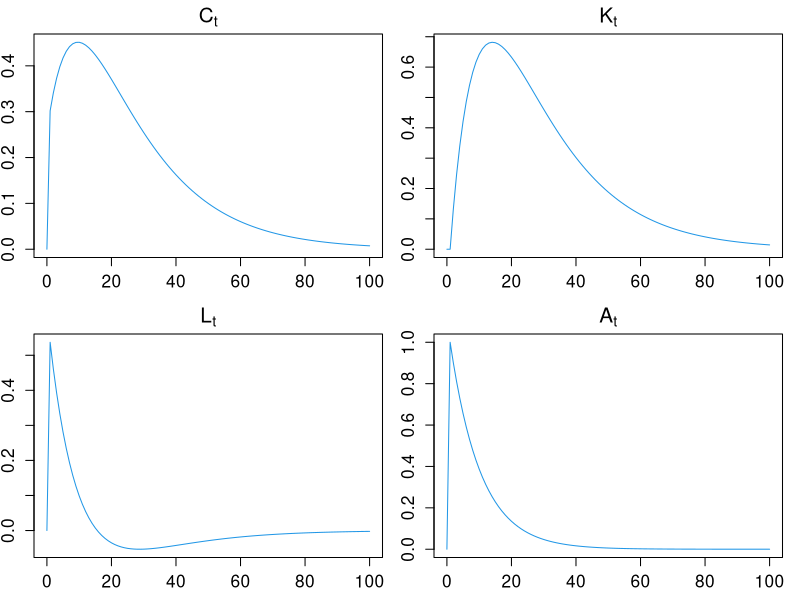

This chart was generated by the following R code:
#==================================================
# Chapter 6, RBC model (linear approximation)
#   modified on 2019/10/19
#==================================================

"%+%" <- function(x, y) paste(x, y, sep = "")
# figpath <- "../../figs/"
figpath <- "./"

alpha <- 0.3
beta <- 0.99
delta <- 0.025
mu <- 1.0
gamma <- 1.0
rho <- 0.9

Astar <- 1
rstar <- 1/beta + delta - 1
K_L <- (rstar/alpha/Astar)^(1/(alpha-1))
Y_L <- Astar*K_L^alpha
C_L <- Y_L-delta*K_L
wstar <- (1-alpha)*Astar*K_L^alpha
Lstar <- (wstar/(gamma+1)/mu)^(1/(gamma+1))*C_L^(-1/(gamma+1))
Kstar <- K_L*Lstar
Ystar <- Y_L*Lstar
Cstar <- C_L*Lstar
Rstar <- rstar+1

nvar <- 7
Bmat <- matrix(0, nvar, nvar)
Cmat <- matrix(0, nvar, nvar)

Bmat[2,1] <- 1.0
Bmat[2,5] <- -Rstar*beta
Bmat[6,6] <- Kstar
Bmat[7,7] <- 1.0

Cmat[1,1] <- 1.0
Cmat[1,2] <- gamma
Cmat[1,4] <- -1.0
Cmat[2,1] <- 1.0
Cmat[3,2] <- -alpha+1.0
Cmat[3,3] <- -1.0
Cmat[3,6] <- alpha
Cmat[3,7] <- 1.0
Cmat[4,2] <- -alpha
Cmat[4,4] <- -1.0
Cmat[4,6] <- alpha
Cmat[4,7] <- 1.0
Cmat[5,2] <- -alpha+1.0
Cmat[5,5] <- -Rstar/(Rstar-1.0)
Cmat[5,6] <- alpha-1.0
Cmat[5,7] <- 1.0
Cmat[6,1] <- -Cstar
Cmat[6,3] <- Ystar
Cmat[6,6] <- -Kstar*(delta-1.0)
Cmat[7,7] <- rho

A <- solve(Cmat) %*% Bmat

# Policy/Transition Function を求める関数
# 加藤涼[2007]も参照

W <- eigen(A)[[2]]
theta <- eigen(A)[[1]]
Q <- solve(W)

ntheta <- length(theta)

## Extract unstable vectors
sjjw <- which(theta - 1.0 < 0)
n <- length(sjjw)
UQ <- Q[sjjw,]

## Extract stable vectors
sjw <- setdiff(c(1:ntheta),sjjw) 
k <- length(sjw)
SQ <- Q[sjw,]

## Extract stable roots
VLL <- theta[sjw]
VL <- diag(1.0/VLL)

# Elements in Q
PA <- UQ[1:n,1:n]
PB <- UQ[1:n,(n+1):(n+k)]
PC <- SQ[1:k,1:n]
PD <- SQ[1:k,(n+1):(n+k)]
P <- -solve(PA) %*% PB
PE <- PC %*% P + PD 

# Solution
AA  <- solve(PE) %*% VL %*% PE

# funcition for simulation
rbc_sim <- function(AA, P, len_t, S_0){
  Ss <- S_0
  S <- matrix(0, nrow=len_t-1, ncol=ncol(AA))
  for (i in 1:(len_t-1)){
    q <- AA %*% Ss
    S[i,] <- t(q)
    Ss <- S[i,]
  }
  SY <- rbind(t(S1), S)
  X <- t(P %*% t(SY))
  return(list(X, SY))
}

# Time span
nsim <- 100

# Initial Values
S1 <- matrix(c(0, 1), ncol=1)

# SIMULATION
simrslt <- rbc_sim(AA, P, nsim, S1) 
X <- simrslt[[1]]
SY  <- simrslt[[2]]

# C,L,Y,w,R,K,A
par(mfrow=c(2,2), ps = 15, mai = c(0.85, 0.68, 0.68, 0.35)*0.5)
plot(cbind(0:nsim, c(0, X[, 1])),  typ = "l", col = 4, lwd = 1, xlab = "", ylab = "", main = expression(C[t]))
plot(cbind(0:nsim, c(0, SY[, 1])), typ = "l", col = 4, lwd = 1, xlab = "", ylab = "", main = expression(K[t]))
plot(cbind(0:nsim, c(0, X[, 2])),  typ = "l", col = 4, lwd = 1, xlab = "", ylab = "", main = expression(L[t]))
plot(cbind(0:nsim, c(0, SY[, 2])), typ = "l", col = 4, lwd = 1, xlab = "", ylab = "", main = expression(A[t]))
dev.copy2eps(file= figpath %+% "bk_rbc_ckla.eps")

